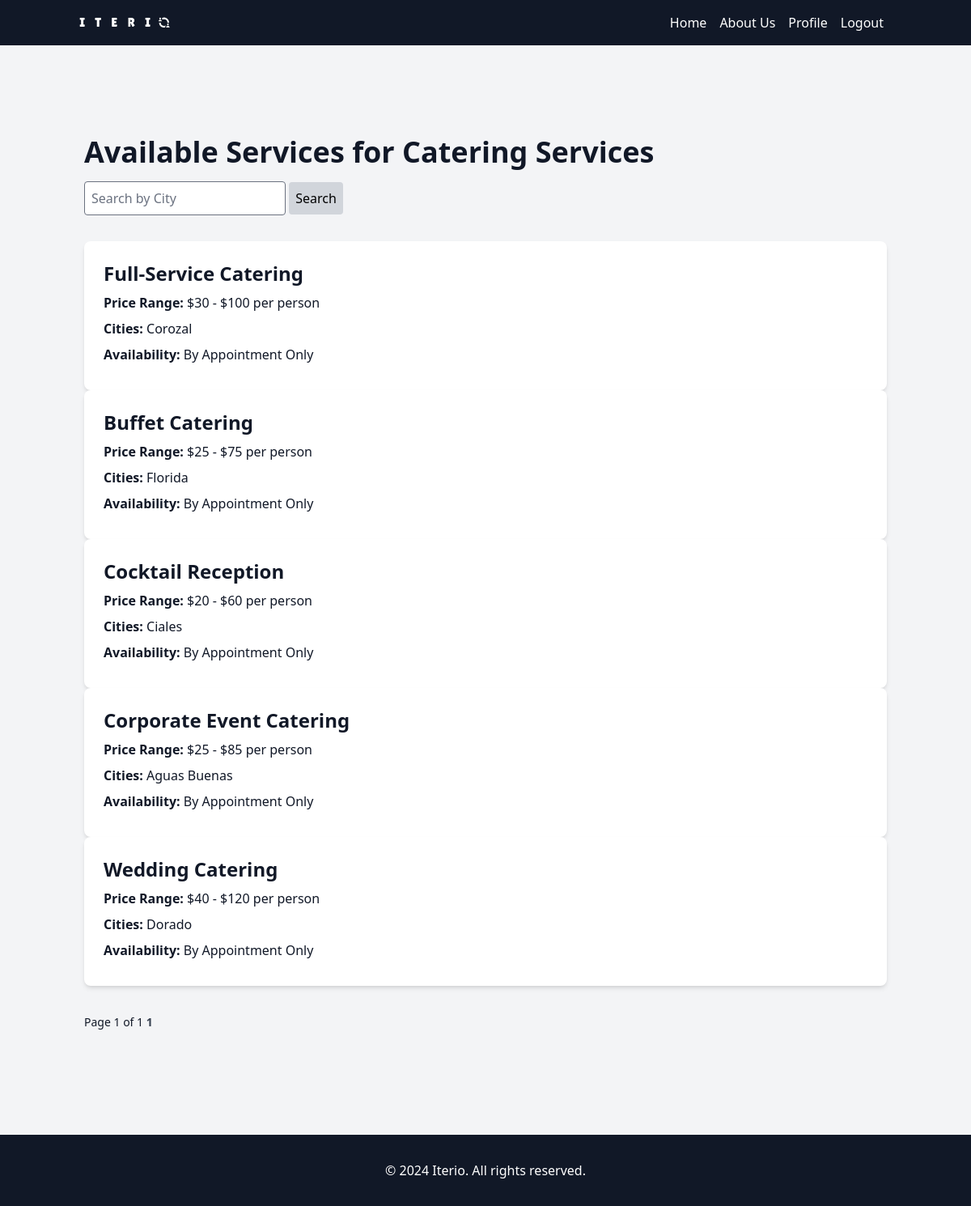
The app's page /Event Services/33/ (signed in) with its own data.
### iterio_app/models.py (models this page shows, shortened)
class SubCategory(models.Model):
    name = models.CharField(max_length=100)
    category = models.ForeignKey(Category, on_delete=models.CASCADE, related_name='subcategories')
    def __str__(self):
        return self.name
    class Meta:
        verbose_name_plural = 'Sub-categories'

class Service(models.Model):
    name = models.CharField(max_length=100)
    description = models.TextField()
    price_range = models.CharField(max_length=100, blank=True)
    category = models.ForeignKey(Category, on_delete=models.CASCADE, related_name='services', default=11)
    subcategory = models.ForeignKey(SubCategory, on_delete=models.CASCADE, related_name='services')
    cities = models.ManyToManyField(City, related_name='services')
    picture = models.ImageField(upload_to='service_pictures', blank=True, null=True)
    availability = models.TextField(blank=True)
    contact_info = models.TextField(blank=True)

class City(models.Model):
    name = models.CharField(max_length=100, unique=True)

### iterio_app/views.py (the view)
# urls.py: path('<str:desired_category>/<int:subcategory_id>/', views.available_services, name='available_services'),
def available_services(request, desired_category, subcategory_id):
    subcategory = get_object_or_404(SubCategory, id=subcategory_id)
    services = subcategory.services.all()
    query = request.GET.get('q')
    if query:
        services = services.filter(cities__name__icontains=query).distinct()
    paginator = Paginator(services, 5) # Show 5 services per page
    page_number = request.GET.get('page')
    page_obj = paginator.get_page(page_number)
    context = {
        'services': services,
        'subcategory': subcategory,
        'page_obj': page_obj,
        'query': query
    }
    return render(request, 'iterio_app/available_services.html', context)

### iterio_app/models.py (called while the page is built)
    def __str__(self):
        return self.name

### iterio_app/templates/iterio_app/available_services.html (shortened to what this page needs)
{% extends 'main.html' %}
{% load static %}
{% load static tailwind_tags %}
{% block content %}
<br>
<br>
<section class="mb-16">
    <div class="container mx-auto py-8">
        <h1 class="text-4xl font-bold mb-4">Available Services for {{ subcategory.name }}</h1>
        <form method="GET" action="" class="mb-8">
            <input type="text" name="q" placeholder="Search by City" value="{{ request.GET.q }}" class="p-2 border rounded">
            <button type="submit" class="p-2 bg-gray-300 text-black rounded">Search</button>
        </form>
        <div class="grid-cols-1 gap-6">
            {% if not page_obj %}
                <p>No services available at this time.</p>
            {% else %}
                {% for service in page_obj %}
                    <div class="bg-white p-6 rounded-lg shadow-md hover:scale-105">
                        <a href="{% url 'book_service' service.id %}">
                            <h2 class="text-2xl font-semibold mb-2">{{ service.name }}</h2>
                            <p class="mb-2"><strong>Price Range:</strong> {{ service.price_range }}</p>
                            <p class="mb-2"><strong>Cities:</strong>
                                {% for city in service.cities.all %}
                                    {{ city.name }}{% if not forloop.last %}, {% endif %}
                                {% endfor %}
                            </p>
                            <p class="mb-2"><strong>Availability:</strong> {{ service.availability }}</p>
                        </a>
                    </div>
                {% endfor %}
            {% endif %}
        </div>
        <div class="mt-8">
            <span class="text-sm">
                Page {{ page_obj.number }} of {{ page_obj.paginator.num_pages }}
            </span>
            <div class="inline-block">
                {% for num in page_obj.paginator.page_range %}
                    {% if page_obj.number == num %}
                        <span class="text-sm text-gray-700 font-bold">{{ num }}</span>
                    {% elif num > page_obj.number|add:'-3' and num < page_obj.number|add:'3' %}
                        <a href="?page={{ num }}&q={{ query }}" class="text-sm text-gray-700 hover:text-gray-900">{{ num }}</a>
                    {% endif %}
                {% endfor %}
            </div>
        </div>
    </div>
</section>
{% endblock %}

### templates/main.html (style rules this page uses)
html, body { height: 100%; }
body { display: flex; flex-direction: column; }

### records on screen
SubCategory: name "Catering Services"
Service: name "Full-Service Catering", price_range "$30 - $100 per person", availability "By Appointment Only"
City: name "Corozal"
Service: name "Buffet Catering", price_range "$25 - $75 per person", availability "By Appointment Only"
City: name "Florida"
Service: name "Cocktail Reception", price_range "$20 - $60 per person", availability "By Appointment Only"
City: name "Ciales"
Service: name "Corporate Event Catering", price_range "$25 - $85 per person", availability "By Appointment Only"
City: name "Aguas Buenas"
Service: name "Wedding Catering", price_range "$40 - $120 per person", availability "By Appointment Only"
City: name "Dorado"

### other values on screen
{{ page_obj.number }} "1"
{{ page_obj.paginator.num_pages }} "1"
{{ num }} "1"
